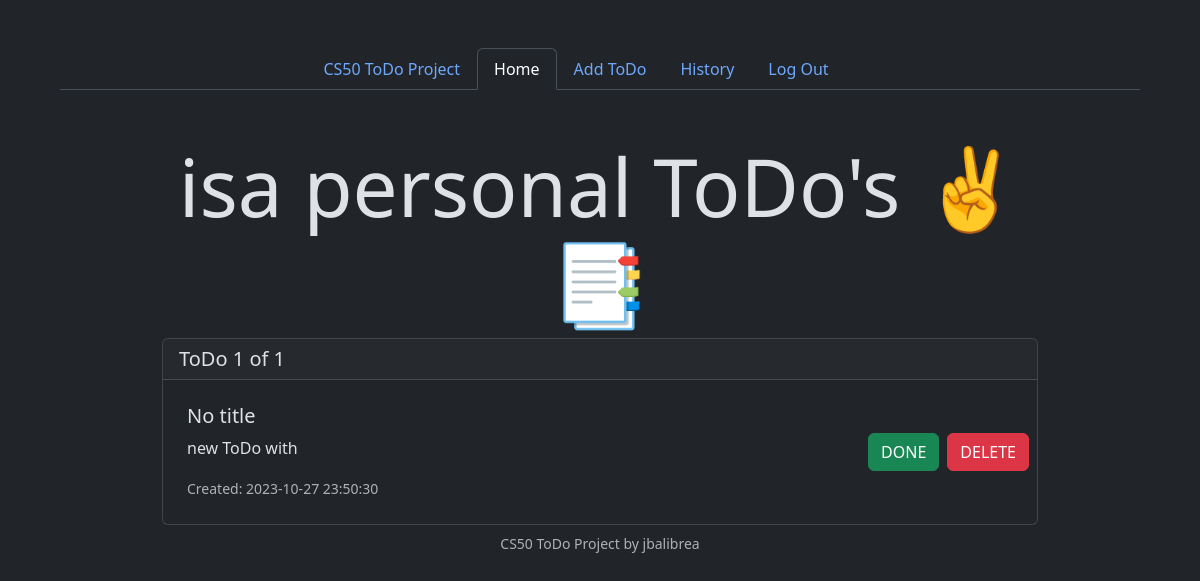
/ (signed in), run on the app's committed database.
### tables this page shows
CREATE TABLE todo (id INTEGER PRIMARY KEY AUTOINCREMENT NOT NULL, user_id INTEGER NOT NULL, title TEXT, todo TEXT NOT NULL, state TEXT NOT NULL, time TIMESTAMP DEFAULT CURRENT_TIMESTAMP, FOREIGN KEY(user_id) REFERENCES users(id));

### app.py (the view)
@app.route("/")
@login_required
def index():
    userId = session["user_id"]
    userName = session["username"]
    userDetails = db.execute("SELECT id, title, todo, state, time FROM todo WHERE user_id = ?",userId)
    if not userDetails:
        return render_template("index.html", userName=userName)
    return render_template("index.html",userDetails=userDetails, userName=userName)

### app.py (called while the page is built)
@app.after_request
def after_request(response):
    response.headers["Cache-Control"] = "no-cache, no-store, must-revalidate"
    response.headers["Expires"] = 0
    response.headers["Pragma"] = "no-cache"
    return response

### helpers.py (called while the page is built)
def login_required(f):
    @wraps(f)
    def decorated_function(*args, **kwargs):
        if session.get("user_id") is None:
            return redirect("/login")
        return f(*args, **kwargs)
    return decorated_function

### templates/index.html (shortened to what this page needs)
{% extends "layout.html" %}
{% block nav %}
          <li class="nav-item">
            <a class="nav-link active" aria-current="page"   href="#">Home</a>
          </li>
          <li class="nav-item">
            <a class="nav-link" href="/add_todo">Add ToDo</a>
          </li>
          <li class="nav-item">
            <a class="nav-link" href="/history">History</a>
          </li>
          <li class="nav-item">
            <a class="nav-link" href="/logout">Log Out</a>
          </li>
        </ul>
{% endblock %}
{% block main %}
<h1 class="display-1 text-center">{{userName}} personal ToDo's ✌️📑</h1>
{% if userDetails %}
  {% set task_number = 1 %}
  {% for task_number in range(1, userDetails|length + 1) %}
        <div class="card mt-2 card-container {% if userDetails[loop.index0]["state"] == 'done' %}opacity-25{% else %}{% endif %}" data-id={{userDetails[loop.index0]["id"]}}>
            <h5 class="card-header {% if userDetails[loop.index0]["state"] == 'done' %}line-through{% else %}{% endif %}"" data-id={{userDetails[loop.index0]["id"]}}>ToDo {{task_number}} of {{userDetails|length}}</h5>
            <div class="d-flex flex-row align-items-center p-2">
              <div class="card-body">
                <h5 class="card-title {% if userDetails[loop.index0]["state"] == 'done' %}line-through{% else %}{% endif %}" data-id={{userDetails[loop.index0]["id"]}}>{{userDetails[loop.index0]["title"]}}</h5>
                <p class="card-text " ondblclick="makeEditable(this, {{userDetails[loop.index0]['id']}})"  data-id={{userDetails[loop.index0]["id"]}}>{{userDetails[loop.index0]["todo"] | safe}}</p>
                <p class="card-text"><small class="text-body-secondary">Created: {{userDetails[loop.index0]["time"]}}</small></p>
              </div>
              <div class="d-flex flex-row gap-2">
                <a class="btn {% if userDetails[loop.index0]["state"] == 'done' %}btn-secondary{% else %}btn-success{% endif %}" data-id={{userDetails[loop.index0]["id"]}}>DONE</a>
                <a class="btn btn-danger" data-id={{userDetails[loop.index0]["id"]}}>DELETE</a>
              </div>
            </div>
          </div>
      {% endfor %}
  {% endif %}
{% endblock %}

### static/styles.css (style rules this page uses)
.card-text { white-space: pre-line; }

### data on the page
todo: title "No title", todo "new ToDo with", time "2023-10-27 23:50:30"

### other printed values
{{ userName }} "isa"
{{ task_number }} "1"
{{ userDetails|length }} "1"
